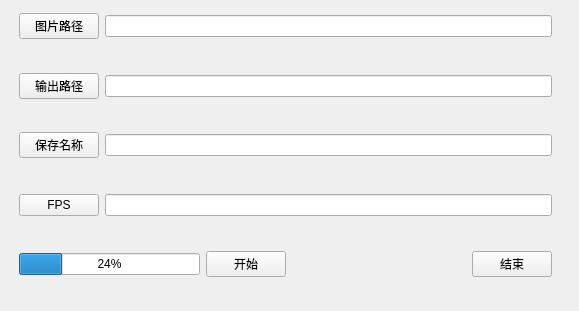
<?xml version="1.0" encoding="UTF-8"?>
<ui version="4.0">
 <class>Form</class>
 <widget class="QWidget" name="Form">
  <property name="geometry">
   <rect>
    <x>0</x>
    <y>0</y>
    <width>579</width>
    <height>311</height>
   </rect>
  </property>
  <property name="windowTitle">
   <string>Form</string>
  </property>
  <widget class="QWidget" name="widget_4" native="true">
   <property name="geometry">
    <rect>
     <x>10</x>
     <y>0</y>
     <width>551</width>
     <height>291</height>
    </rect>
   </property>
   <layout class="QVBoxLayout" name="verticalLayout">
    <item>
     <widget class="QWidget" name="widget" native="true">
      <layout class="QHBoxLayout" name="horizontalLayout">
       <item>
        <widget class="QPushButton" name="picpathButton">
         <property name="text">
          <string>图片路径</string>
         </property>
        </widget>
       </item>
       <item>
        <widget class="QLineEdit" name="picpath"/>
       </item>
      </layout>
     </widget>
    </item>
    <item>
     <widget class="QWidget" name="widget_2" native="true">
      <layout class="QHBoxLayout" name="horizontalLayout_2">
       <item>
        <widget class="QPushButton" name="outputpathButton">
         <property name="text">
          <string>输出路径</string>
         </property>
        </widget>
       </item>
       <item>
        <widget class="QLineEdit" name="outputpath"/>
       </item>
      </layout>
     </widget>
    </item>
    <item>
     <widget class="QWidget" name="widget_3" native="true">
      <layout class="QHBoxLayout" name="horizontalLayout_3">
       <item>
        <widget class="QPushButton" name="savenameButton">
         <property name="text">
          <string>保存名称</string>
         </property>
        </widget>
       </item>
       <item>
        <widget class="QLineEdit" name="savename"/>
       </item>
      </layout>
     </widget>
    </item>
    <item>
     <widget class="QWidget" name="widget_6" native="true">
      <layout class="QHBoxLayout" name="horizontalLayout_5">
       <item>
        <widget class="QPushButton" name="FPSButton">
         <property name="text">
          <string>FPS</string>
         </property>
        </widget>
       </item>
       <item>
        <widget class="QLineEdit" name="fps"/>
       </item>
      </layout>
     </widget>
    </item>
    <item>
     <widget class="QWidget" name="widget_5" native="true">
      <layout class="QHBoxLayout" name="horizontalLayout_4">
       <item>
        <widget class="QProgressBar" name="progressBar">
         <property name="value">
          <number>24</number>
         </property>
        </widget>
       </item>
       <item>
        <widget class="QPushButton" name="startButton">
         <property name="text">
          <string>开始</string>
         </property>
        </widget>
       </item>
       <item>
        <spacer name="horizontalSpacer">
         <property name="orientation">
          <enum>Qt::Horizontal</enum>
         </property>
         <property name="sizeHint" stdset="0">
          <size>
           <width>40</width>
           <height>20</height>
          </size>
         </property>
        </spacer>
       </item>
       <item>
        <widget class="QPushButton" name="stopButton">
         <property name="text">
          <string>结束</string>
         </property>
        </widget>
       </item>
      </layout>
     </widget>
    </item>
   </layout>
  </widget>
 </widget>
 <resources/>
 <connections/>
</ui>
